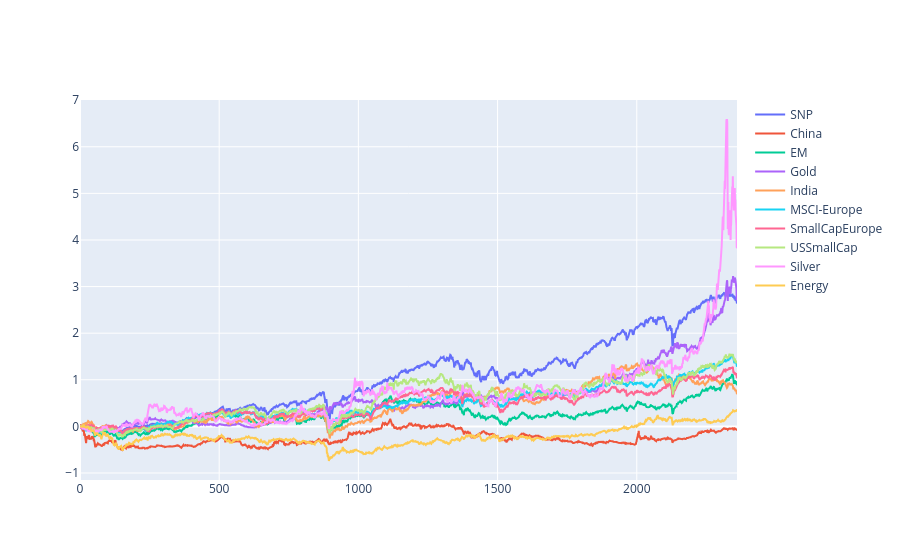

The cell this chart's notebook holds for it:
### Code cell
graph = go.Figure()
for i in range(returns_all.shape[1]):
    L = list(range(T))
    cum_returns = np.cumprod(1 + returns_all[:,i]) - 1
    graph.add_trace(go.Scatter(x=L, y=cum_returns, name=labels[i]))
graph.show()

### Figure 1 — Plotly figure (JSON) as saved in the notebook; plotly's stock layout.template omitted (floating-point values rounded to 4 significant figures; data arrays with more than 128 entries replaced by an {"elided": "..."} marker saying what was removed)
{"data": [{"name": "SNP", "type": "scatter", "x": {"elided": "2361 int values"}, "y": {"elided": "2361 float values"}}, {"name": "China", "type": "scatter", "x": {"elided": "2361 int values"}, "y": {"elided": "2361 float values"}}, {"name": "EM", "type": "scatter", "x": {"elided": "2361 int values"}, "y": {"elided": "2361 float values"}}, {"name": "Gold", "type": "scatter", "x": {"elided": "2361 int values"}, "y": {"elided": "2361 float values"}}, {"name": "India", "type": "scatter", "x": {"elided": "2361 int values"}, "y": {"elided": "2361 float values"}}, {"name": "MSCI-Europe", "type": "scatter", "x": {"elided": "2361 int values"}, "y": {"elided": "2361 float values"}}, {"name": "SmallCapEurope", "type": "scatter", "x": {"elided": "2361 int values"}, "y": {"elided": "2361 float values"}}, {"name": "USSmallCap", "type": "scatter", "x": {"elided": "2361 int values"}, "y": {"elided": "2361 float values"}}, {"name": "Silver", "type": "scatter", "x": {"elided": "2361 int values"}, "y": {"elided": "2361 float values"}}, {"name": "Energy", "type": "scatter", "x": {"elided": "2361 int values"}, "y": {"elided": "2361 float values"}}], "layout": {}}
